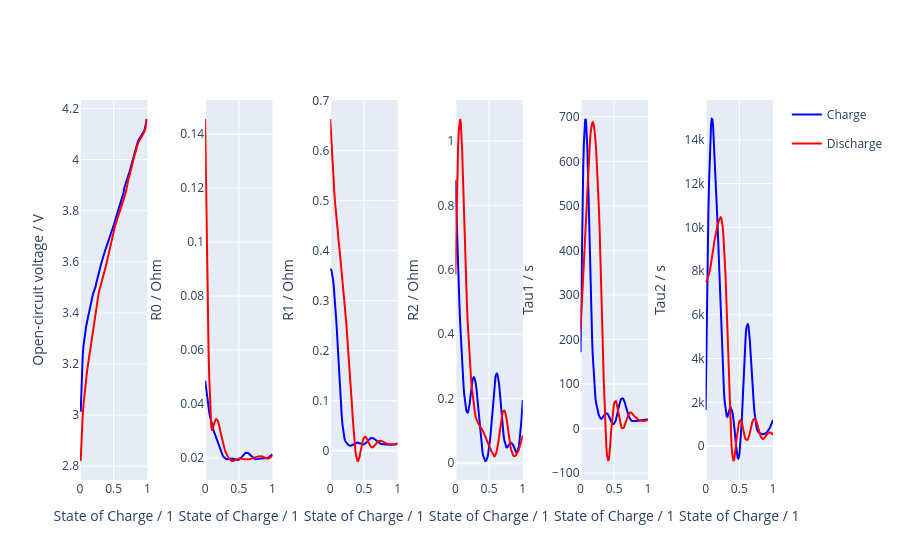

This figure's notebook cell:
### Code cell
# Plot the interpolants
# Dear god, why did I use plotly for this?
# This graph is something matplotlib handles isis pisi,
# but nooooo, plotly requires manual setting of spacing to avoid axis-label overlap with adjacent plots.
keys = list(module.cellgrid.interpolators.keys())
fig = make_subplots(
    rows=1,
    cols=len(keys),
    shared_xaxes=True,
    horizontal_spacing=0.5 / len(keys),
)
soc = np.linspace(0, 1, 100)
colors = {"Charge": "blue", "Discharge": "red"}
palette = px.colors.qualitative.Plotly
for i, key in enumerate(keys):
    for mode, interp in module.cellgrid.interpolators[key].items():
        fig.add_trace(
            go.Scatter(
                x=soc,
                y=interp(soc),
                name=mode,
                legendgroup=mode,
                showlegend=(i == 0),
                line=dict(color=colors[mode]),
            ),
            row=1,
            col=i + 1,
        )
    fig.update_xaxes(title_text="State of Charge / 1", row=1, col=i + 1)
    fig.update_yaxes(title_text=key, row=1, col=i + 1)
fig.show()
